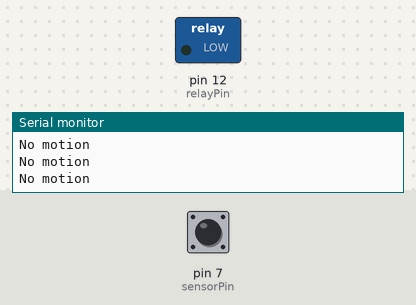
Simulated run of this sketch. Board: Arduino Uno, built with avr-gcc and run on an emulated ATmega328P. On the bench: switched loads named in the sketch (green lamp = pin HIGH), the last lines printed to the serial monitor. Dashed ring = blinking. Inputs (shaded band) come from the test bench; at power-on: pin 7 (sensorPin) LOW.

Above: at 1.2 s.
1.3 s: pin 7 (sensorPin) driven HIGH
At 1.8 s:
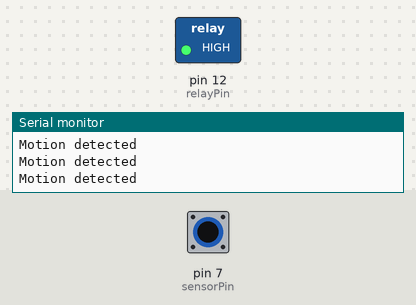
2.8 s: pin 7 (sensorPin) driven LOW
At 4.0 s:
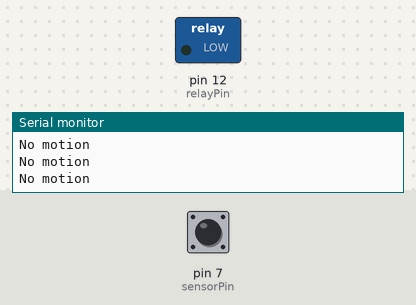
5.8 s: pin 7 (sensorPin) pulsed HIGH 2 times (0.12 s each, 0.3 s apart)
At 6.16 s:
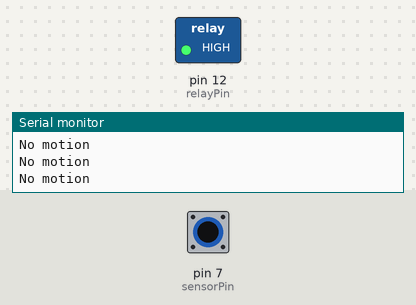
9.4 s: pin 7 (sensorPin) pulsed HIGH 2 times (0.12 s each, 0.3 s apart)
At 10.7 s:
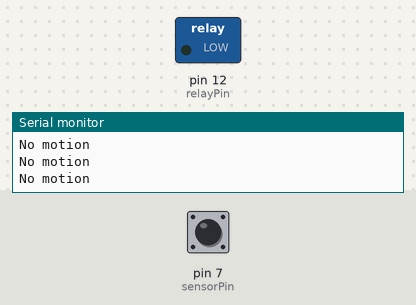
Timing chart, 0 to 12.4 s (numbered marks = the images above; inputs shaded):
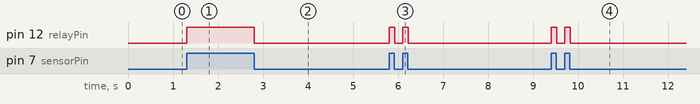

The sketch:

smart_motion_light1.ino
```cpp
// C++ code
//
int relayPin=12,sensorPin=7;
void setup()
{
  Serial.begin(9600);
  pinMode(relayPin,OUTPUT);
  pinMode(sensorPin,INPUT);
}

void loop()
{
  if(digitalRead(sensorPin)){
    digitalWrite(relayPin,HIGH);
    Serial.println("Motion detected");
  }else{
    digitalWrite(relayPin,LOW);
    Serial.println("No motion");
  }
}
```

Measured:
- after the input at 1.3 s, pin 12 (relayPin): LOW → HIGH at once
- after the input at 2.8 s, pin 12 (relayPin): HIGH → LOW at once
- after the input at 5.8 s, pin 12 (relayPin): alternates HIGH for 0.12 s and LOW for 0.17 s, 4 changes in all, then stays LOW, starting at once
- after the input at 9.4 s, pin 12 (relayPin): alternates HIGH for 0.12 s and LOW for 0.17 s, 4 changes in all, then stays LOW, starting at once
